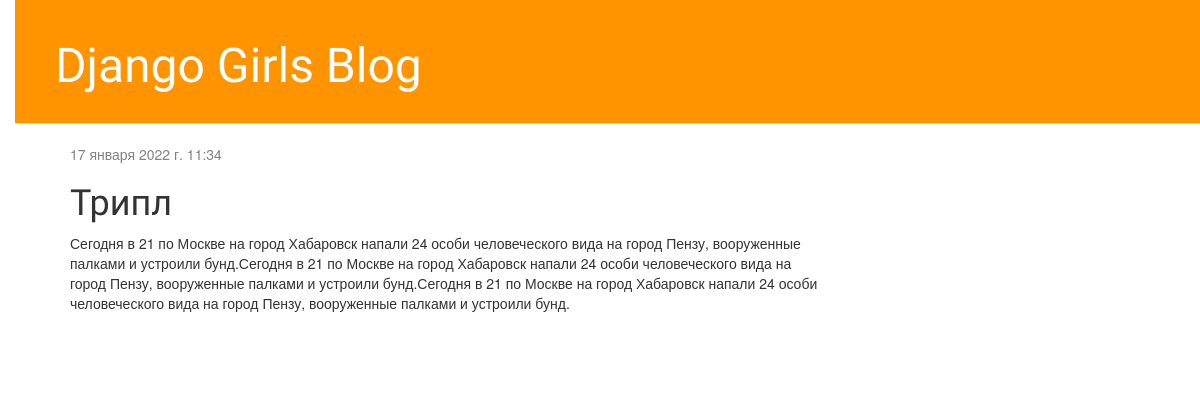
The app's page /post/2/ with its own data.
### blog/models.py (models this page shows, shortened)
class Post(models.Model):
    author = models.ForeignKey('auth.User', on_delete=models.CASCADE)
    title = models.CharField(max_length=200)
    text = models.TextField()
    created_date = models.DateTimeField(
            default=timezone.now)
    published_date = models.DateTimeField(
            blank=True, null=True)

### blog/views.py (the view)
# urls.py: path('post/<int:pk>/', post_detail, name='post_detail'),
def post_detail(request, pk):
    post = get_object_or_404(Post, pk=pk)
    return render(request, 'blog/post_detail.html', {'post': post})

### blog/templates/blog/post_detail.html (shortened to what this page needs)
{% extends 'blog/base.html' %}
{% block content %}
    <div class="post">
        {% if post.published_date %}
            <div class="date">
                {{ post.published_date }}
            </div>
        {% endif %}
        <h1>{{ post.title }}</h1>
        <p>{{ post.text|linebreaksbr }}</p>
    </div>
{% endblock %}

### blog/static/css/blog.css (style rules this page uses)
body { padding-left: 15px; }
h1, h2, h3, h4 { font-family: 'Lobster', cursive; }
.date { color: #828282; }
.post { margin-bottom: 70px; }

### records on screen
Post: published_date "17 января 2022 г. 11:34", title "Трипл", text "Сегодня в 21 по Москве на город Хабаровск напали 24 особи человеческого вида на город Пензу, вооруженные палками и устроили бунд.Сегодня в 21 по Москве на город Хабаровск напали 24 особи человеческого вида на город Пензу, вооруженные палками и устроили бунд.Сегодня в 21 по Москве на город Хабаровск напали 24 особи человеческого вида на город Пензу, вооруженные палками и устроили бунд."
